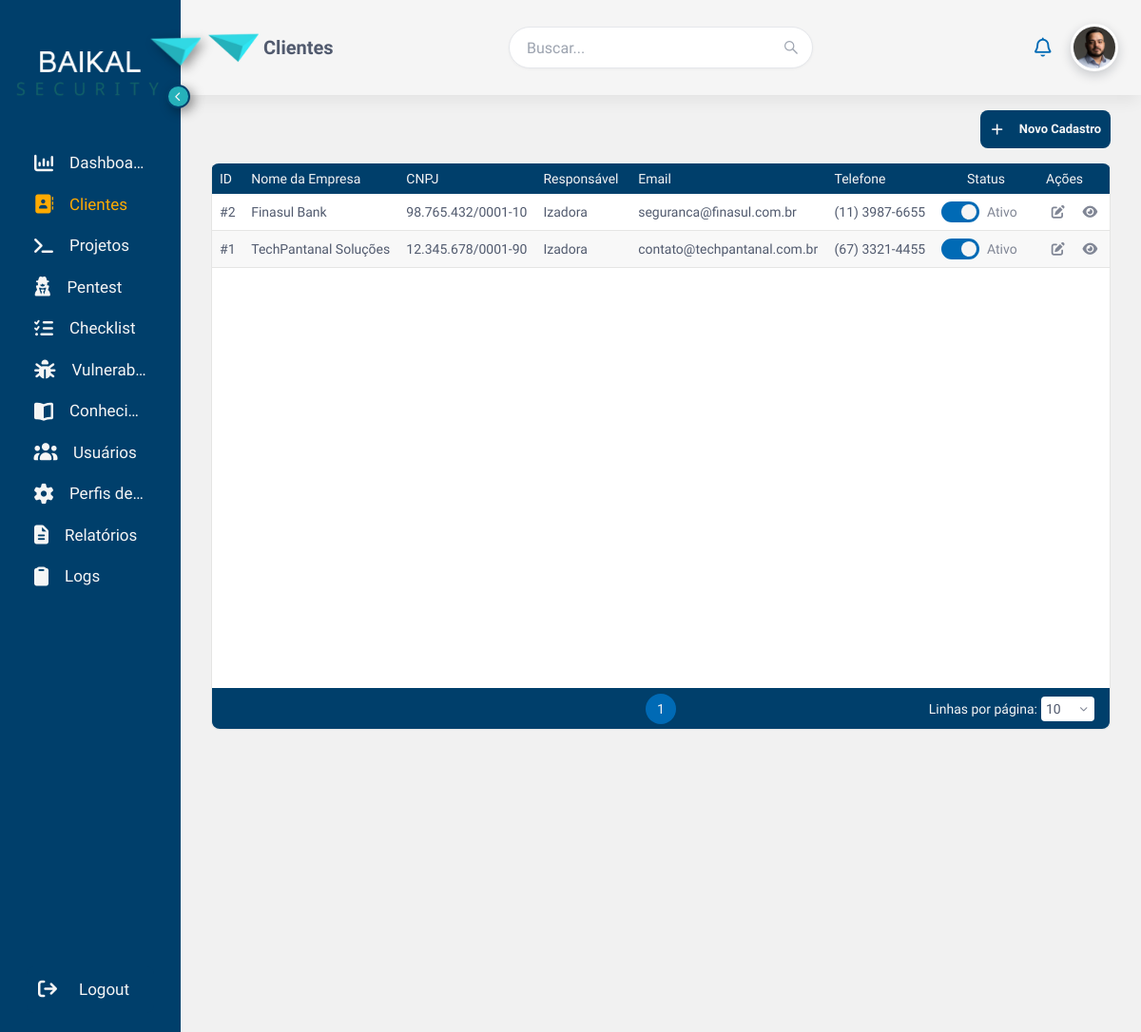
Page /CiberReport/cliente-empresa (signed in) on the committed database.
### tables this page shows
CREATE TABLE IF NOT EXISTS empresa (
  id INT NOT NULL AUTO_INCREMENT,
  endereco_id INT NOT NULL,
  responsavel_id INT NOT NULL,
  nome_fantasia VARCHAR(150) DEFAULT NULL,
  razao_social VARCHAR(180) NOT NULL,
  cnpj VARCHAR(20) NOT NULL UNIQUE,
  email_contato VARCHAR(150) NOT NULL,
  telefone VARCHAR(20) DEFAULT NULL,
  responsavel VARCHAR(150) NOT NULL,
  email_responsavel VARCHAR(255) NOT NULL,
  cpf_responsavel CHAR(11) NOT NULL,
  telefone_responsavel VARCHAR(20) NOT NULL,
  habilitado TINYINT NOT NULL DEFAULT 1,
  PRIMARY KEY (id),
  FOREIGN KEY (endereco_id) REFERENCES endereco(id),
  FOREIGN KEY (responsavel_id) REFERENCES usuario(id)
);

### app/Routes/Route.php (called while the page is built, shortened)
<?php
class Route
{
    private static array $routes = [];
    private static array $groupMiddlewares = [];
    private static function add(
        string $method,
        string $path,
        string $action,
        array $middlewares = []
    ): void {
        self::$routes[] = [
            'method' => $method,
            'path' => $path,
            'action' => $action,
            'middlewares' => array_merge(
                self::$groupMiddlewares,
                $middlewares
            ),
        ];
    }
    public static function middleware(
        array $middlewares,
        callable $routes
    ): void {
        $previousMiddlewares = self::$groupMiddlewares;
        self::$groupMiddlewares = array_merge(
            self::$groupMiddlewares,
            $middlewares
        );
        try {
            $routes();
        } finally {
            self::$groupMiddlewares = $previousMiddlewares;
        }
    }
    public static function routes(): array
    {
        return self::$routes;
    }
}

### index.php (called while the page is built, shortened)
<?php
spl_autoload_register(function ($class) {
    $file = __DIR__ . '/app/' . str_replace('\\', '/', $class) . '.php';
});
Router::dispatch();

### app/Controller/EmpresaController.php (called while the page is built, shortened)
<?php
require_once __DIR__ . "/../Model/EmpresaModel.php";
class EmpresaController extends Controller
{
    private Empresa $empresa;
    public function __construct()
    {
        $conexao = DAO::conexao();
        $this->empresa = new Empresa($conexao);
    }
    public function index()
    {
        $this->view('cliente_empresa');
    }
    public function listarEmpresa()
    {
        return $this->empresa->ListarDadosEmpresa();
    }
}

### app/Model/EmpresaModel.php (called while the page is built, shortened)
<?php
class Empresa
{
    private $pdo;
    public function __construct($pdo)
    {
        $this->pdo = $pdo;
    }
    public function ListarDadosEmpresa()
    {
        $sql = $this->pdo->prepare("SELECT empresa.*, endereco.cidade, endereco.estado FROM empresa INNER JOIN endereco ON empresa.endereco_id = endereco.id ORDER BY empresa.nome_fantasia");
        $sql->execute();
        return $sql->fetchAll(PDO::FETCH_ASSOC);
    }
}

### app/Views/cliente_empresa.php (the view, shortened to what this page needs)
<?php
require_once __DIR__ . "/../Controller/EmpresaController.php";
$controller = new EmpresaController();
$dados = $controller->listarEmpresa();
?>
<link rel="stylesheet" href="<?= BASE_URL ?>app/assets/CSS/style.css">
<link rel="stylesheet" href="<?= BASE_URL ?>app/assets/CSS/Componentes/button.css">
<link rel="stylesheet" href="<?= BASE_URL ?>app/assets/CSS/Pages/clientes.css">
<link rel="stylesheet" href="<?= BASE_URL ?>app/assets/CSS/Componentes/tabela.css">
<link rel="stylesheet" href="<?= BASE_URL ?>app/assets/CSS/Componentes/componentes-modal.css">
<link rel="stylesheet" href="<?= BASE_URL ?>app/assets/CSS/Componentes/modal.css">
<?php $tituloPagina = 'Clientes'; include 'Components/menu.php'; ?>
<main>
    <section class="listar-clientes">
        <div class="button-cadastro">
            <button class="btn-novo-cadastro" data-modal-target="modalClientes">
                <i class="fa-solid fa-plus"></i>Novo Cadastro
            </button>
        </div>
       <div class="tabela-wrapper">
            <table id="tabela">
                <thead>
                    <tr>
                        <th data-col="0">
                            <span class="th-label">ID <i class="fa-solid fa-sort sort-icon"></i></span>
                        </th>
                        <th data-col="1">
                            <span class="th-label">Nome da Empresa <i class="fa-solid fa-sort sort-icon"></i></span>
                        </th>
                        <th data-col="2">
                            <span class="th-label">CNPJ</span>
                        </th>
                        <th data-col="3">
                            <span class="th-label">Responsável <i class="fa-solid fa-filter sort-icon"></i></span>
                        </th>
                        <th data-col="4">
                            <span class="th-label">Email <i class="fa-solid fa-filter sort-icon"></i></span>
                        </th>
                        <th data-col="5">
                            <span class="th-label">Telefone <i class="fa-solid fa-filter sort-icon"></i></span>
                        </th>
                        <th data-col="6" class="col-status">
                            <span class="th-label">Status</span>
                        </th>
                        <th>Ações</th>
                    </tr>
                </thead>
                <tbody>
                    <?php foreach ($dados as $empresa): ?>
                        <tr class="<?= $empresa['habilitado'] ? '' : 'linha-inativa' ?>">
                            <td>#<?= $empresa['id'] ?></td>
                            <td><?= htmlspecialchars($empresa['nome_fantasia']) ?></td>
                            <td><?= htmlspecialchars($empresa['cnpj']) ?></td>
                            <td><?= htmlspecialchars($empresa['responsavel']) ?></td>
                            <td><?= htmlspecialchars($empresa['email_contato'] ?? '---') ?></td>
                            <td><?= htmlspecialchars($empresa['telefone']) ?></td>
                            <td class="col-status">
                                <div class="clientes-status-cell">
                                    <label class="switch">
                                        <span class="switch-slider"></span>
                                    </label>
                                    <span class="clientes-toggle-label"><?= $empresa['habilitado'] ? 'Ativo' : 'Inativo' ?></span>
                                </div>
                            </td>
                            <td>
                                <div class="acoes">
                                    <a href="<?= BASE_URL ?>cliente-empresa?id_empresa=<?= $empresa['id'] ?>" class="tabela-btn-editar" title="Editar" aria-label="Editar">
                                        <i class="fa-solid fa-pen-to-square"></i>
                                    </a>
                                    <a href="<?= BASE_URL ?>cliente-empresa?id_empresa_visualizar=<?= $empresa['id'] ?>" class="tabela-btn-visualizar" title="Visualizar" aria-label="Visualizar">
                                        <i class="fa-solid fa-eye"></i>
                                    </a>
                                </div>
                            </td>
                        </tr>
                    <?php endforeach; ?>
                </tbody>
                <tfoot>
                    <tr>
                        <td colspan="8" class="rodape-tabela">
                            <div class="paginacao"></div>
                        </td>
                    </tr>
                </tfoot>
            </table>
        </div>
    </section>
</main>
</div>
</div>
</html>

### app/Routes/Router.php (shortened to what this page needs)
<?php
class Router
{
    public static function dispatch(): void
    {
        $config     = require __DIR__ . '/../../Config/app.php';
        $uri        = parse_url($_SERVER['REQUEST_URI'], PHP_URL_PATH) ?: '/';
        $baseFolder = '/' . trim($config['base_folder'], '/');
        $method     = $_SERVER['REQUEST_METHOD'];
        if ($baseFolder !== '/' && ($uri === $baseFolder || str_starts_with($uri, $baseFolder . '/'))) {
            $uri = substr($uri, strlen($baseFolder)) ?: '/';
        }
        $uri = '/' . trim($uri, '/');
        foreach (Route::routes() as $route) {
            if ($route['method'] !== $method) {
                continue;
            }
            $parametros = self::casar($route['path'], $uri);
            if ($parametros === null) {
                continue;
            }
            [$controllerName, $methodName] = explode('@', $route['action']);
            $controllerClass = "Controller\\{$controllerName}";
            if (class_exists($controllerClass)) {
                $controller = new $controllerClass();
                if (method_exists($controller, $methodName)) {
                    $controller->$methodName(...$parametros);
                    return;
                }
            }
        }
    }
    private static function casar(string $rotaPath, string $uri): ?array
    {
        if (!str_contains($rotaPath, '{')) {
            return $rotaPath === $uri ? [] : null;
        }
        $regex = preg_replace('#\{[a-zA-Z_][a-zA-Z0-9_]*\}#', '([^/]+)', $rotaPath);
        if (!preg_match('#^' . $regex . '$#', $uri, $matches)) {
            return null;
        }
        array_shift($matches);
        return $matches;
    }
}

### app/assets/CSS/style.css (style rules this page uses)
.main-content > main { padding: var(--espaco-xl); padding-top: var(--espaco-md); }

### app/assets/CSS/Componentes/button.css (style rules this page uses)
.btn-novo-cadastro { display: flex; align-items: center; justify-content: center; padding: 10px 10px; font-size: 13px; font-weight: 600; border: none; border-radius: var(--raio-md); cursor: pointer; background-color: var(--cor-azul-primaria); color: var(--cor-branco-primario); gap: 15px; height: 40px; }
.switch { position: relative; display: inline-block; width: 40px; height: 22px; }
.switch-slider { position: absolute; cursor: pointer; top: 0; left: 0; right: 0; bottom: 0; background-color: #ccc; transition: .4s; border-radius: 34px; }
.switch-slider:before { position: absolute; content: ""; height: 16px; width: 16px; left: 3px; bottom: 3px; background-color: var(--cor-branco-primario); transition: .1s; border-radius: 50%; }
.switch input:checked + .switch-slider { background-color: var(--cor-azul-destaques); }
.switch input:checked + .switch-slider:before { transform: translateX(18px); }
.switch ~ [class$="-toggle-label"] { display: inline-block; width: 46px; text-align: left; }

### app/assets/CSS/Pages/clientes.css (style rules this page uses)
main { height: calc(100vh - var(--altura-menu-superior)); display: flex; flex-direction: column; overflow-y: hidden; }
.listar-clientes { display: flex; flex-direction: column; flex: 1; min-height: 0; }
.tabela-wrapper { height: auto; flex: 1; min-height: 0; }
.button-cadastro { display: flex; justify-content: flex-end; margin-bottom: var(--espaco-md); }
.clientes-status-cell { display: inline-flex; align-items: center; gap: var(--espaco-sm); }
.clientes-toggle-label { font-size: var(--fonte-apoio); color: var(--cor-texto-secundario); }

### app/assets/CSS/Componentes/tabela.css (style rules this page uses)
.tabela-wrapper { overflow-x: auto; width: 100%; max-width: 100%; box-sizing: border-box; height: calc(100vh - var(--altura-menu-superior) - 12rem); overflow-y: auto; border-radius: var(--raio-md); }
.tabela-wrapper table { width: 100%; min-width: 900px; border-collapse: separate; border-spacing: 0; background-color: var(--cor-fundo-branco); border: 1px solid var(--cor-borda-padrao); border-top: none; border-radius: var(--raio-md); font-size: var(--fonte-apoio); color: var(--cor-texto-primario); }
.tabela-wrapper th, .tabela-wrapper td { padding: var(--espaco-sm); text-align: left; vertical-align: middle; border-bottom: 1px solid var(--cor-borda-padrao); }
.tabela-wrapper thead th { position: sticky; top: 0; z-index: 10; background-color: var(--cor-azul-primaria); color: var(--cor-branco-primario); font-weight: 500; font-size: var(--fonte-apoio); white-space: nowrap; border-bottom: none; }
.tabela-wrapper .th-label { display: inline-flex; align-items: center; gap: 4px; cursor: pointer; user-select: none; }
.tabela-wrapper tbody tr { transition: var(--transicao-rapida); }
.tabela-wrapper tbody tr:nth-child(even) { background-color: var(--cor-cinza-hover); }
.tabela-wrapper th:last-child, .tabela-wrapper td:last-child { width: 1%; white-space: nowrap; }
.tabela-wrapper .col-status { width: 1%; white-space: nowrap; text-align: center; }
.tabela-wrapper .acoes { display: flex; gap: var(--espaco-sm); align-items: center; justify-content: flex-end; }
.tabela-wrapper .acoes button, .tabela-wrapper .acoes a { background: none; border: none; cursor: pointer; padding: var(--espaco-xs); color: var(--cor-texto-secundario); text-decoration: none; display: inline-flex; align-items: center; justify-content: center; border-radius: var(--raio-sm); transition: background-color var(--transicao-rapida), border-radius var(--transicao-rapida); }
.tabela-wrapper tfoot td.rodape-tabela { position: sticky; bottom: 0; z-index: 10; background-color: var(--cor-azul-primaria); color: var(--cor-branco-primario); padding: var(--espaco-sm) var(--espaco-md); border-bottom: none; border-bottom-left-radius: var(--raio-md); border-bottom-right-radius: var(--raio-md); box-shadow: 0 -1px 0 var(--cor-azul-primaria); }
.tabela-wrapper .rodape-tabela-conteudo .paginacao { position: absolute; left: 50%; transform: translateX(-50%); }
.tabela-wrapper .paginacao { display: flex; justify-content: center; align-items: center; gap: var(--espaco-xs); }

### rows in the picture
empresa: id "2", nome_fantasia "Finasul Bank", cnpj "98.765.432/0001-10", responsavel "Izadora", email_contato "seguranca@finasul.com.br", telefone "(11) 3987-6655", habilitado "Ativo"
empresa: id "1", nome_fantasia "TechPantanal Soluções", cnpj "12.345.678/0001-90", responsavel "Izadora", email_contato "contato@techpantanal.com.br", telefone "(67) 3321-4455", habilitado "Ativo"
